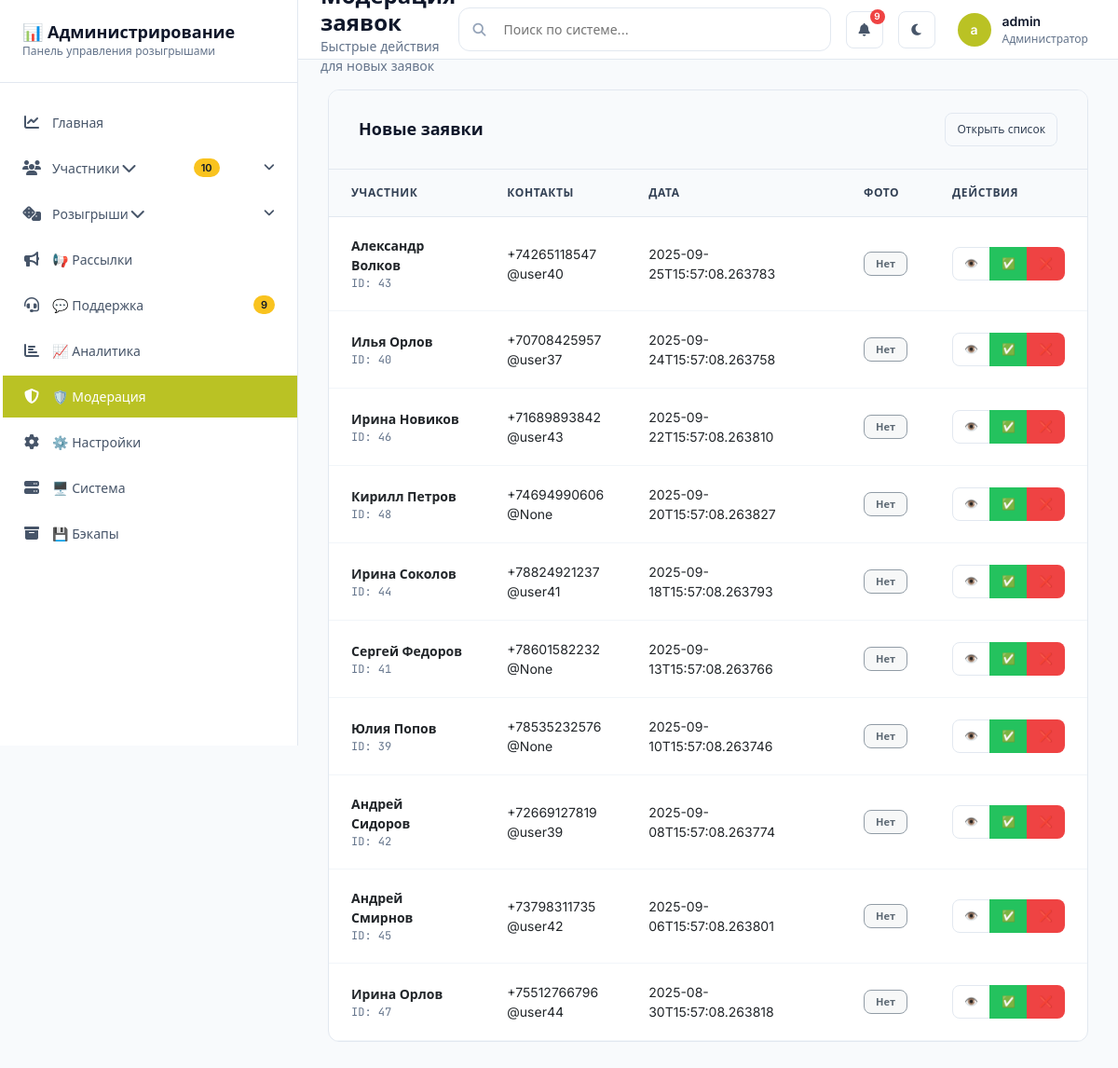
Page /admin/moderation (signed in) on the earlier database version.
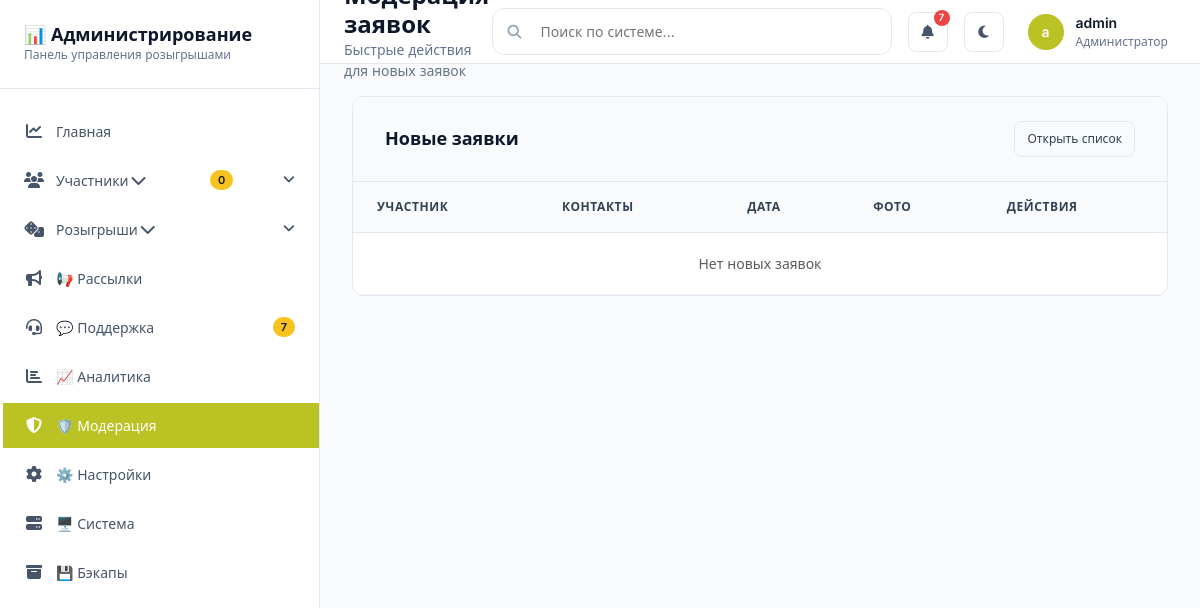
Same page on the later database version.
### tables this page shows
CREATE TABLE participants (
        id INTEGER PRIMARY KEY AUTOINCREMENT,
        telegram_id BIGINT UNIQUE NOT NULL,
        username TEXT,
        full_name TEXT NOT NULL,
        phone_number TEXT UNIQUE NOT NULL,
        loyalty_card TEXT UNIQUE NOT NULL,
        photo_path TEXT,
        status TEXT DEFAULT 'pending',
        registration_date TIMESTAMP DEFAULT CURRENT_TIMESTAMP,
        updated_at TIMESTAMP
    , admin_notes TEXT);

### web/routes/admin.py (the view)
@admin_bp.route("/moderation")
@login_required
def moderation():
    db = _get_admin_db()
    page = request.args.get("page", 1, type=int)
    per_page = request.args.get("per_page", 50, type=int)
    participants, total = db.list_participants(status="pending", page=page, per_page=per_page)
    pages = (total + per_page - 1) // per_page
    return render_template(
        "moderation.html",
        participants=participants,
        total=total,
        page=page,
        pages=pages,
        per_page=per_page,
        stats=db.get_statistics(),
    )

### database/admin_queries.py (called while the page is built)
    def _connect(self) -> sqlite3.Connection:
        conn = sqlite3.connect(
            self.db_path,
            timeout=30.0,  # 30 second timeout
            isolation_level=None  # Autocommit mode for better performance
        )
        conn.row_factory = sqlite3.Row
        conn.execute("PRAGMA journal_mode=WAL")
        conn.execute("PRAGMA synchronous=NORMAL")
        conn.execute("PRAGMA cache_size=-64000")  # 64MB cache
        conn.execute("PRAGMA temp_store=MEMORY")
        conn.execute("PRAGMA mmap_size=268435456")  # 256MB mmap
        return conn

### web/routes/admin.py (called while the page is built)
def _get_admin_db() -> AdminDatabase:
    try:
        config = current_app.config
        db_path = config.get("DATABASE_PATH", "data/lottery_bot.sqlite")
        return AdminDatabase(db_path=db_path)
    except Exception as e:
        current_app.logger.error(f"Failed to connect to admin database: {e}")
        raise

### web/templates/moderation.html (shortened to what the changed rows need)
{% extends "base.html" %}
{% block content %}
<div class="card">
    <div class="card-header d-flex justify-content-between align-items-center">
        <h2 class="card-title mb-0">Новые заявки</h2>
    </div>
    <div class="card-body p-0">
        <div class="table-responsive">
            <table class="data-table">
                <thead>
                    <tr>
                        <th>Участник</th>
                        <th>Контакты</th>
                        <th>Дата</th>
                        <th>Фото</th>
                        <th>Действия</th>
                    </tr>
                </thead>
                <tbody>
                    {% for p in participants %}
                    <tr>
                        <td>
                            <div style="font-weight: 600;">{{ p.full_name }}</div>
                            <div class="text-mono" style="font-size: 12px; color: var(--color-gray-500);">ID: {{ p.id }}</div>
                        </td>
                        <td class="small">{{ p.phone_number }}<br>@{{ p.username }}</td>
                        <td>{{ p.registration_date }}</td>
                        <td>
                            {% if p.photo_path %}
                            <a href="#" data-bs-toggle="modal" data-bs-target="#photoModal-{{ p.id }}" title="Просмотр фото">
                                <span class="status-badge status-approved" style="font-size: 11px;">Есть</span>
                            </a>
                            {% else %}
                            <span class="status-badge status-archived" style="font-size: 11px;">Нет</span>
                            {% endif %}
                        </td>
                        <td>
                            <div class="btn-group">
                                <a class="btn btn-sm btn-outline" href="{{ url_for('admin.participant_detail', participant_id=p.id) }}">👁️</a>
                                <button class="btn btn-sm btn-success" data-bs-toggle="modal" data-bs-target="#confirmationModal" data-bs-title="Одобрить?" data-bs-body="Подтвердить одобрение заявки?" data-bs-action="{{ url_for('admin.update_single_participant_status', participant_id=p.id) }}" data-bs-fields='{"status":"approved"}'>✅</button>
                                <div class="btn-group">
                                    <button class="btn btn-sm btn-danger" data-bs-toggle="modal" data-bs-target="#confirmationModal" data-bs-title="Отклонить?" data-bs-body='<div class="mb-2">Выберите причину или укажите свою:</div>
<div class="d-grid gap-2 mb-2">
<button type="button" class="btn btn-outline-secondary btn-sm" onclick="document.querySelector(`#confirmActionForm input[name=notes]`)?.setAttribute(`value`,`Нечеткое фото лифлета.`)">📷 Нечеткое фото</button>
<button type="button" class="btn btn-outline-secondary btn-sm" onclick="document.querySelector(`#confirmActionForm input[name=notes]`)?.setAttribute(`value`,`Некорректные данные.`)">📝 Некорректные данные</button>
<button type="button" class="btn btn-outline-secondary btn-sm" onclick="document.querySelector(`#confirmActionForm input[name=notes]`)?.setAttribute(`value`,`Карта не найдена.`)">💳 Карта не найдена</button>
<button type="button" class="btn btn-outline-secondary btn-sm" onclick="document.querySelector(`#confirmActionForm input[name=notes]`)?.setAttribute(`value`,`Нарушение правил.`)">⚠️ Нарушение правил</button>
</div>
<input type="text" class="form-control" placeholder="Своя причина" oninput="document.querySelector(`#confirmActionForm input[name=notes]`)?.setAttribute(`value`, this.value)">' data-bs-action="{{ url_for('admin.update_single_participant_status', participant_id=p.id) }}" data-bs-fields='{"status":"rejected","notes":""}'>❌</button>
                                </div>
                            </div>
                        </td>
                    </tr>
                    {% else %}
                    <tr>
                        <td colspan="5" class="text-center text-muted">Нет новых заявок</td>
                    </tr>
                    {% endfor %}
                </tbody>
            </table>
        </div>
    </div>
</div>
{% endblock %}

Differences in the rows shown:
no longer on this page (row edited): participants: full_name "Александр Волков", id "43", phone_number "+74265118547", username "user40", registration_date "2025-09-25T15:57:08.263783"
no longer on this page (row edited): participants: full_name "Илья Орлов", id "40", phone_number "+70708425957", username "user37", registration_date "2025-09-24T15:57:08.263758"
no longer on this page (row edited): participants: full_name "Ирина Новиков", id "46", phone_number "+71689893842", username "user43", registration_date "2025-09-22T15:57:08.263810"
no longer on this page (row edited): participants: full_name "Кирилл Петров", id "48", phone_number "+74694990606", username "None", registration_date "2025-09-20T15:57:08.263827"
no longer on this page (row edited): participants: full_name "Ирина Соколов", id "44", phone_number "+78824921237", username "user41", registration_date "2025-09-18T15:57:08.263793"
no longer on this page (row edited): participants: full_name "Сергей Федоров", id "41", phone_number "+78601582232", username "None", registration_date "2025-09-13T15:57:08.263766"
no longer on this page (row edited): participants: full_name "Юлия Попов", id "39", phone_number "+78535232576", username "None", registration_date "2025-09-10T15:57:08.263746"
no longer on this page (row edited): participants: full_name "Андрей Сидоров", id "42", phone_number "+72669127819", username "user39", registration_date "2025-09-08T15:57:08.263774"
no longer on this page (row edited): participants: full_name "Андрей Смирнов", id "45", phone_number "+73798311735", username "user42", registration_date "2025-09-06T15:57:08.263801"
no longer on this page (row edited): participants: full_name "Ирина Орлов", id "47", phone_number "+75512766796", username "user44", registration_date "2025-08-30T15:57:08.263818"
Other differences:
text no longer shown: "10 9 9"
text now shown: "0 7 7 Нет новых заявок"
